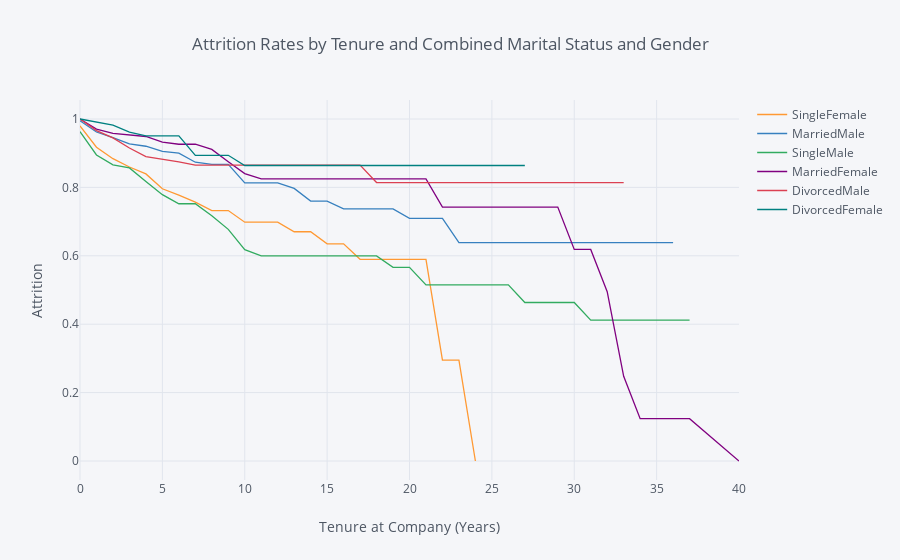

Notebook code cell kept with this figure:
### Code cell
rates = survival(data, 'genstat', 'YearsAtCompany', 'Attrition')

rates.iplot(kind='line', xTitle='Tenure at Company (Years)', yTitle='Attrition',
            title='Attrition Rates by Tenure and Combined Marital Status and Gender')

### Figure 1 — Plotly figure (JSON) as saved in the notebook; plotly's stock layout.template omitted (floating-point values rounded to 4 significant figures)
{"data": [{"line": {"color": "rgba(255, 153, 51, 1.0)", "dash": "solid", "shape": "linear", "width": 1.3}, "mode": "lines", "name": "SingleFemale", "text": "", "type": "scatter", "uid": "42b8be4e-1356-490f-b5f8-ad8e6a33b421", "x": [0, 1, 2, 3, 4, 5, 6, 7, 8, 9, 10, 11, 12, 13, 14, 15, 16, 17, 18, 19, 20, 21, 22, 23, 24, 25, 26, 27, 29, 30, 31, 32, 33, 34, 36, 37, 40], "y": [0.9799, 0.9174, 0.884, 0.8596, 0.8395, 0.796, 0.7775, 0.7568, 0.7324, 0.7324, 0.6983, 0.6983, 0.6983, 0.6704, 0.6704, 0.6351, 0.6351, 0.5897, 0.5897, 0.5897, 0.5897, 0.5897, 0.2949, 0.2949, 0, "", "", "", "", "", "", "", "", "", "", "", ""]}, {"line": {"color": "rgba(55, 128, 191, 1.0)", "dash": "solid", "shape": "linear", "width": 1.3}, "mode": "lines", "name": "MarriedMale", "text": "", "type": "scatter", "uid": "cf4fa3f6-64cb-424f-a7e9-575e9a584b66", "x": [0, 1, 2, 3, 4, 5, 6, 7, 8, 9, 10, 11, 12, 13, 14, 15, 16, 17, 18, 19, 20, 21, 22, 23, 24, 25, 26, 27, 29, 30, 31, 32, 33, 34, 36, 37, 40], "y": [0.995, 0.962, 0.9455, 0.9271, 0.9203, 0.9051, 0.9002, 0.8736, 0.8676, 0.8676, 0.8134, 0.8134, 0.8134, 0.7971, 0.76, 0.76, 0.737, 0.737, 0.737, 0.737, 0.7097, 0.7097, 0.7097, 0.6387, 0.6387, 0.6387, 0.6387, 0.6387, 0.6387, 0.6387, 0.6387, 0.6387, 0.6387, 0.6387, 0.6387, "", ""]}, {"line": {"color": "rgba(50, 171, 96, 1.0)", "dash": "solid", "shape": "linear", "width": 1.3}, "mode": "lines", "name": "SingleMale", "text": "", "type": "scatter", "uid": "0118030d-a43a-4d19-b9d3-66d9b25412cb", "x": [0, 1, 2, 3, 4, 5, 6, 7, 8, 9, 10, 11, 12, 13, 14, 15, 16, 17, 18, 19, 20, 21, 22, 23, 24, 25, 26, 27, 29, 30, 31, 32, 33, 34, 36, 37, 40], "y": [0.9631, 0.8948, 0.866, 0.8571, 0.8174, 0.7788, 0.7521, 0.7521, 0.7172, 0.6773, 0.6179, 0.5997, 0.5997, 0.5997, 0.5997, 0.5997, 0.5997, 0.5997, 0.5997, 0.5664, 0.5664, 0.5149, 0.5149, 0.5149, 0.5149, 0.5149, 0.5149, 0.4634, 0.4634, 0.4634, 0.4119, 0.4119, 0.4119, 0.4119, 0.4119, 0.4119, ""]}, {"line": {"color": "rgba(128, 0, 128, 1.0)", "dash": "solid", "shape": "linear", "width": 1.3}, "mode": "lines", "name": "MarriedFemale", "text": "", "type": "scatter", "uid": "5bdedf90-9c86-43e2-a001-0628aa1cb2b2", "x": [0, 1, 2, 3, 4, 5, 6, 7, 8, 9, 10, 11, 12, 13, 14, 15, 16, 17, 18, 19, 20, 21, 22, 23, 24, 25, 26, 27, 29, 30, 31, 32, 33, 34, 36, 37, 40], "y": [1, 0.9703, 0.9581, 0.9538, 0.9488, 0.9326, 0.9262, 0.9262, 0.9111, 0.875, 0.8405, 0.8249, 0.8249, 0.8249, 0.8249, 0.8249, 0.8249, 0.8249, 0.8249, 0.8249, 0.8249, 0.8249, 0.7424, 0.7424, 0.7424, 0.7424, 0.7424, 0.7424, 0.7424, 0.6187, 0.6187, 0.495, 0.2475, 0.1237, 0.1237, 0.1237, 0]}, {"line": {"color": "rgba(219, 64, 82, 1.0)", "dash": "solid", "shape": "linear", "width": 1.3}, "mode": "lines", "name": "DivorcedMale", "text": "", "type": "scatter", "uid": "d78e37c9-95c2-44d0-a903-b527c230a7c1", "x": [0, 1, 2, 3, 4, 5, 6, 7, 8, 9, 10, 11, 12, 13, 14, 15, 16, 17, 18, 19, 20, 21, 22, 23, 24, 25, 26, 27, 29, 30, 31, 32, 33, 34, 36, 37, 40], "y": [1, 0.9662, 0.9446, 0.9153, 0.89, 0.8829, 0.8745, 0.8651, 0.8651, 0.8651, 0.8651, 0.8651, 0.8651, 0.8651, 0.8651, 0.8651, 0.8651, 0.8651, 0.8142, 0.8142, 0.8142, 0.8142, 0.8142, 0.8142, 0.8142, 0.8142, 0.8142, 0.8142, 0.8142, 0.8142, 0.8142, 0.8142, 0.8142, "", "", "", ""]}, {"line": {"color": "rgba(0, 128, 128, 1.0)", "dash": "solid", "shape": "linear", "width": 1.3}, "mode": "lines", "name": "DivorcedFemale", "text": "", "type": "scatter", "uid": "b86e685d-4e0b-47c6-a39a-dd25b8a1ab89", "x": [0, 1, 2, 3, 4, 5, 6, 7, 8, 9, 10, 11, 12, 13, 14, 15, 16, 17, 18, 19, 20, 21, 22, 23, 24, 25, 26, 27, 29, 30, 31, 32, 33, 34, 36, 37, 40], "y": [1, 0.9914, 0.9819, 0.9617, 0.9509, 0.9509, 0.9509, 0.8938, 0.8938, 0.8938, 0.864, 0.864, 0.864, 0.864, 0.864, 0.864, 0.864, 0.864, 0.864, 0.864, 0.864, 0.864, 0.864, 0.864, 0.864, 0.864, 0.864, 0.864, "", "", "", "", "", "", "", "", ""]}], "layout": {"legend": {"bgcolor": "#F5F6F9", "font": {"color": "#4D5663"}}, "paper_bgcolor": "#F5F6F9", "plot_bgcolor": "#F5F6F9", "title": {"font": {"color": "#4D5663"}, "text": "Attrition Rates by Tenure and Combined Marital Status and Gender"}, "xaxis": {"gridcolor": "#E1E5ED", "showgrid": true, "tickfont": {"color": "#4D5663"}, "title": {"font": {"color": "#4D5663"}, "text": "Tenure at Company (Years)"}, "zerolinecolor": "#E1E5ED"}, "yaxis": {"gridcolor": "#E1E5ED", "showgrid": true, "tickfont": {"color": "#4D5663"}, "title": {"font": {"color": "#4D5663"}, "text": "Attrition"}, "zerolinecolor": "#E1E5ED"}}}
